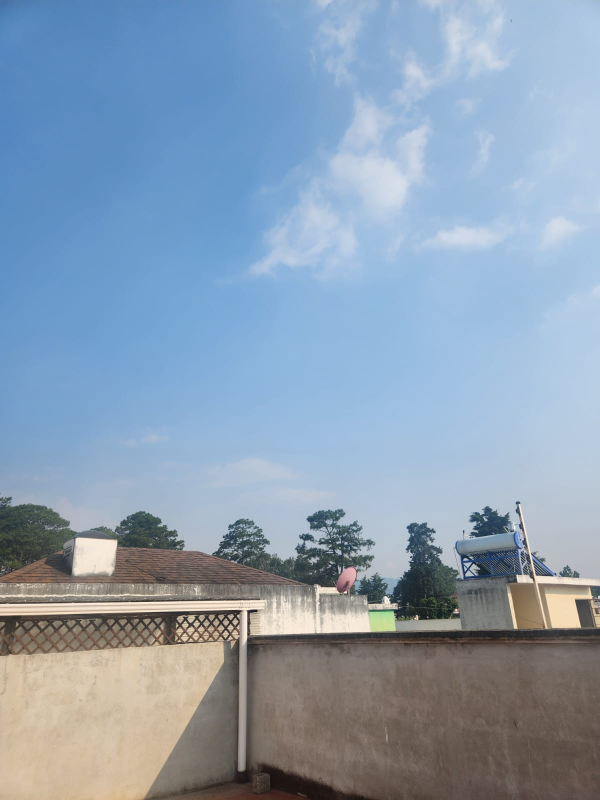
#> input picture assets/roof/roof1.jpg, 1200 x 1600 px (shown at 1/2 size); its folder holds only this picture in this run
$ jupyter execute --allow-errors panoramicImages.ipynb
#> lines starting #> are read from the running program, lines starting #| are printed output that depends on the picture
# Proyecto 3 - Visión por Computadora
## Integrantes:
- Mario Guerra - Carné: 21008
- Javier Alvarado - Carné: 21188
- Emilio Solano - Carné: 21212

### Inciso 1. Elección de imagen base.

[cell 1]
import cv2
import glob
import matplotlib.pyplot as plt

# Cargar imágenes
images = sorted(glob.glob("assets/roof/*.jpg"))
base_idx = len(images) // 2
image_base = cv2.imread(images[base_idx])
#> image_base is the input picture: shape (1600, 1200, 3); mean B, G, R 179, 158.6, 139.2
image_base_rgb = cv2.cvtColor(image_base, cv2.COLOR_BGR2RGB)

# Mostrar imagen base
plt.imshow(image_base_rgb)
plt.title(f"Imagen base: {images[base_idx]}")
plt.axis('off')
plt.show()

### Inciso 2. Detección de correspondencias y cálculo de homografías.

[cell 2]
import numpy as np

# [17 lines left out: function matching_pairs, not called in this run]

[cell 3]
# [63 lines left out: function matching_pairs_ransac, not called in this run]

[cell 4]
# Comparar imagen base con su vecina siguiente
img1 = cv2.imread(images[base_idx])
#> (the rest of this cell did not finish here and is left out)

### Inciso 3. Warping

[cell 5]
import numpy as np

paths = sorted(glob.glob("assets/roof/*.jpg"))
imgs = [cv2.imread(p) for p in paths]
#> imgs = 1 item
b = len(imgs)//2
#> b = 0

Hs = []
for i in range(len(imgs)-1):
    H,_,_,_,_ = matching_pairs(imgs[i], imgs[i+1])
    Hs.append(H)
#> this loop made 0 passes
#> after the loop, Hs = []

G = [None]*len(imgs)
#> G = 1 item
G[b] = np.eye(3, dtype=np.float64)

# para i < b
for i in range(b-1, -1, -1):
    G[i] = Hs[i] @ G[i+1]
#> after the loop, G = [[[1, 0, 0], [0, 1, 0], [0, 0, 1]]]

# para i > b
for i in range(b+1, len(imgs)):
    G[i] = np.linalg.inv(Hs[i-1]) @ G[i-1]

corners = np.array([[0,0],[0,1],[1,1],[1,0]], dtype=np.float32)
all_pts = []
for i,im in enumerate(imgs):
    h,w = im.shape[:2]
    pts = np.array([[0,0],[w,0],[w,h],[0,h]], dtype=np.float32).reshape(-1,1,2)
    warped = cv2.perspectiveTransform(pts, G[i])
    all_pts.append(warped)
#> this loop made 1 pass
#> (h, w, warped) on pass 1: (1600, 1200, [[0, 0], [1200, 0], [1200, 1600], [0, 1600]])
#> after the loop, all_pts = [[[0, 0], [1200, 0], [1200, 1600], [0, 1600]]]

all_pts = np.vstack(all_pts)
#> all_pts = [[0, 0], [1200, 0], [1200, 1600], [0, 1600]]
x_min, y_min = all_pts[:,:,0].min(), all_pts[:,:,1].min()
#> x_min = 0; y_min = 0
x_max, y_max = all_pts[:,:,0].max(), all_pts[:,:,1].max()
#> x_max = 1200; y_max = 1600

# tamaño y offsets
W_pano = int(np.ceil(x_max - x_min))
#> W_pano = 1200
H_pano = int(np.ceil(y_max - y_min))
#> H_pano = 1600
dx, dy = -x_min, -y_min
#> dx = 0; dy = 0

pano = np.zeros((H_pano, W_pano, 3), dtype=np.uint8)

for i,im in enumerate(imgs):
    # construir matriz de desplazamiento + homografía
    T = np.array([[1,0,dx],
                  [0,1,dy],
                  [0,0,1]], dtype=np.float64)
    M = T @ G[i]
    cv2.warpPerspective(im, M, (W_pano, H_pano),
                        dst=pano,
                        flags=cv2.INTER_LINEAR,
                        borderMode=cv2.BORDER_TRANSPARENT)
#> this loop made 1 pass
#> M on pass 1: [[1, 0, 0], [0, 1, 0], [0, 0, 1]]


pano_rgb = cv2.cvtColor(pano, cv2.COLOR_BGR2RGB)
plt.figure(figsize=(12,6))
plt.imshow(pano_rgb)
plt.axis('off')
plt.title("Panorama Final")
plt.show()

[cell 6]
import numpy as np

import re, glob

# [4 lines left out: function natural_key, not called in this run]

paths = sorted(glob.glob("assets/CIT/*.jpeg"), key=natural_key)


imgs = [cv2.imread(p) for p in paths]
#> imgs = []
b = len(imgs)//2

Hs = []
for i in range(len(imgs)-1):
    H, kp1, kp2, sel_matches, inlier_mask = matching_pairs_ransac(
        imgs[i], imgs[i+1],
        ratio_thresh=0.7,
        ransac_thresh=3.0,
        grid_size=(4,4),
        max_per_cell=20
    )
    print(f"Par {i}→{i+1}: matches útiles tras celda = {len(sel_matches)}, inliers RANSAC = {inlier_mask.sum()}")
    Hs.append(H)


G = [None]*len(imgs)
#> G = []
#> (the rest of this cell did not finish here and is left out)

### Inciso 4. Blending

[cell 7]
pano_blend = np.zeros((H_pano, W_pano, 3), dtype=np.float32)
accumulator = np.zeros((H_pano, W_pano), dtype=np.float32)  # contar cuántas veces se escribe un píxel

for i, im in enumerate(imgs):
    h, w = im.shape[:2]

    # transformación global con desplazamiento
    T = np.array([[1, 0, dx],
                  [0, 1, dy],
                  [0, 0, 1]], dtype=np.float64)
    M = T @ G[i]

    # imagen de máscara blanca del mismo tamaño que imagen original
    mask = np.ones((h, w), dtype=np.uint8) * 255

    # mapas para la imagen y máscara transformadas
    warped_im = cv2.warpPerspective(im.astype(np.float32), M, (W_pano, H_pano),
                                    flags=cv2.INTER_LINEAR, borderMode=cv2.BORDER_CONSTANT)

    warped_mask = cv2.warpPerspective(mask, M, (W_pano, H_pano),
                                      flags=cv2.INTER_NEAREST, borderMode=cv2.BORDER_CONSTANT)

    # máscara binaria para sumar píxeles válidos
    mask_valid = (warped_mask > 0).astype(np.float32)

    # sumar las imágenes transformadas y acumular cantidad de veces que se suma cada pixel
    for c in range(3):
        pano_blend[:, :, c] += warped_im[:, :, c] * mask_valid

    accumulator += mask_valid
#> accumulator: shape (1600, 1200) float32; every value is 0
#> pano_blend: shape (1600, 1200, 3) float32; every value is 0

# evitar división por cero
accumulator[accumulator == 0] = 1
#> accumulator: shape (1600, 1200) float32; every value is 1

# dividir acumulado por la cantidad de veces que se escribió cada pixel
for c in range(3):
    pano_blend[:, :, c] /= accumulator

pano_blend = np.clip(pano_blend, 0, 255).astype(np.uint8)
#> pano_blend: shape (1600, 1200, 3); every value is 0

pano_blend_rgb = cv2.cvtColor(pano_blend, cv2.COLOR_BGR2RGB)
plt.figure(figsize=(12, 6))
plt.imshow(pano_blend_rgb)
plt.axis('off')
plt.title("Panorama con Blending")
plt.show()

[cell 8]
pano_smooth = cv2.bilateralFilter(pano_blend, d=9, sigmaColor=75, sigmaSpace=75)

# Mostrar panorama suavizado
pano_smooth_rgb = cv2.cvtColor(pano_smooth, cv2.COLOR_BGR2RGB)
plt.figure(figsize=(12, 6))
plt.imshow(pano_smooth_rgb)
plt.axis('off')
plt.title("Panorama con Blending y Suavizado")
plt.show()

[cell 9]
plt.figure(figsize=(20, 8))

plt.subplot(1, 3, 1)
plt.imshow(pano_rgb)
plt.title("Panorama sin Blending")
plt.axis('off')

plt.subplot(1, 3, 2)
plt.imshow(pano_blend_rgb)
plt.title("Panorama con Blending")
plt.axis('off')

plt.subplot(1, 3, 3)
plt.imshow(pano_smooth)
plt.title("Panorama con Blending y suavizado")
plt.axis('off')

plt.suptitle("Comparación de Resultados", fontsize=16)
plt.show()
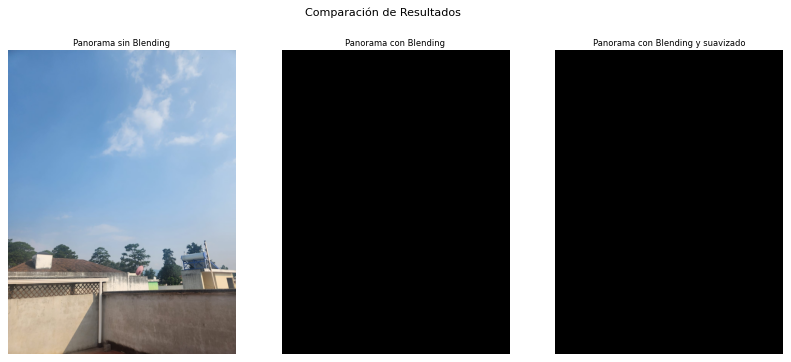
#> figure drawn by matplotlib, 3 panels


$ run again, on assets/roof/roof5.jpg
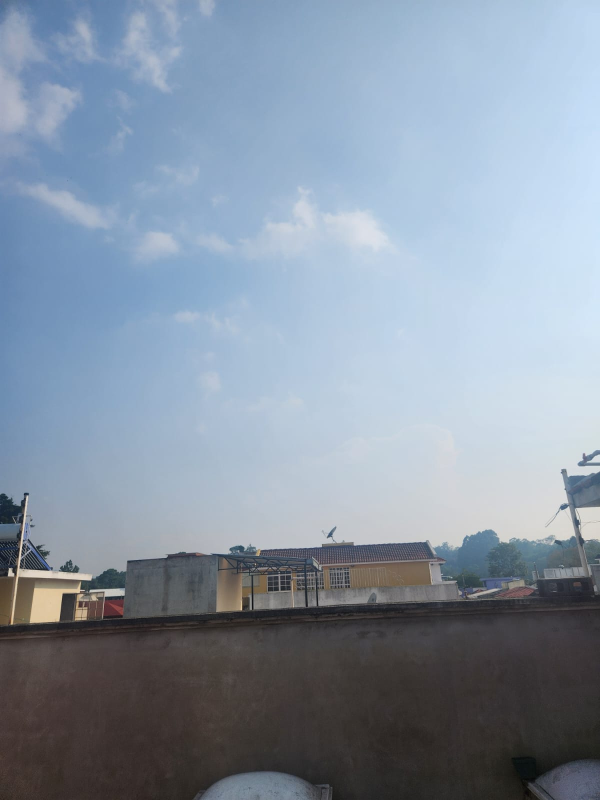
#> input picture assets/roof/roof5.jpg, 1200 x 1600 px (shown at 1/2 size)
#> image_base is the input picture: shape (1600, 1200, 3); mean B, G, R 163.6, 148.3, 135.2
#> `imgs = [cv2.imread(p) for p in paths]`: imgs = 1 item
#> b = 0
#> after the loop `for i in range(len(imgs)-1):`: Hs = []
#> `G = [None]*len(imgs)`: G = 1 item
#> after the loop `for i in range(b-1, -1, -1):`: G = [[[1, 0, 0], [0, 1, 0], [0, 0, 1]]]
#> the loop `for i,im in enumerate(imgs):` made 1 pass
#> (h, w, warped) on pass 1: (1600, 1200, [[0, 0], [1200, 0], [1200, 1600], [0, 1600]])
#> after the loop `for i,im in enumerate(imgs):`: all_pts = [[[0, 0], [1200, 0], [1200, 1600], [0, 1600]]]
#> `all_pts = np.vstack(all_pts)`: all_pts = [[0, 0], [1200, 0], [1200, 1600], [0, 1600]]
#> x_min = 0
#> x_max = 1200; y_max = 1600
#> W_pano = 1200
#> H_pano = 1600
#> dx = 0
#> the loop `for i,im in enumerate(imgs):` made 1 pass
#> M on pass 1: [[1, 0, 0], [0, 1, 0], [0, 0, 1]]
#> `imgs = [cv2.imread(p) for p in paths]`: imgs = []
#> `plt.show()`:
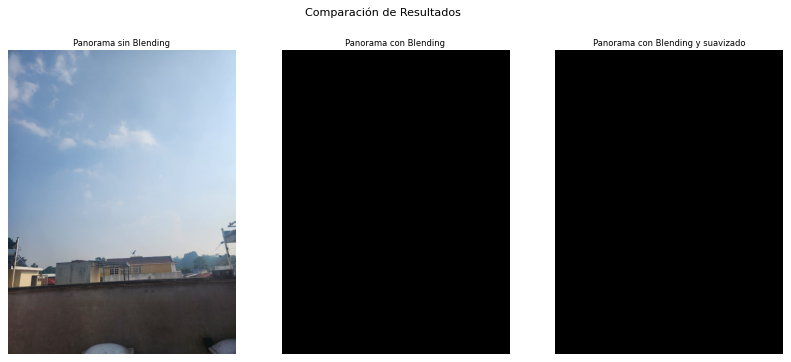
#> figure drawn by matplotlib, 3 panels

$ run again, on assets/roof/roof6.jpg
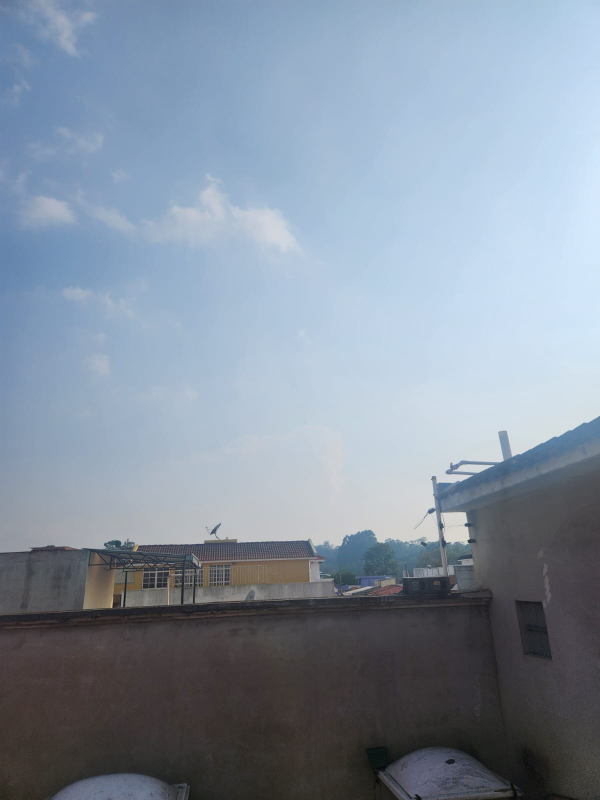
#> input picture assets/roof/roof6.jpg, 1200 x 1600 px (shown at 1/2 size)
#> image_base is the input picture: shape (1600, 1200, 3); mean B, G, R 159.4, 144.8, 132.4
#> `imgs = [cv2.imread(p) for p in paths]`: imgs = 1 item
#> b = 0
#> after the loop `for i in range(len(imgs)-1):`: Hs = []
#> `G = [None]*len(imgs)`: G = 1 item
#> after the loop `for i in range(b-1, -1, -1):`: G = [[[1, 0, 0], [0, 1, 0], [0, 0, 1]]]
#> the loop `for i,im in enumerate(imgs):` made 1 pass
#> (h, w, warped) on pass 1: (1600, 1200, [[0, 0], [1200, 0], [1200, 1600], [0, 1600]])
#> after the loop `for i,im in enumerate(imgs):`: all_pts = [[[0, 0], [1200, 0], [1200, 1600], [0, 1600]]]
#> `all_pts = np.vstack(all_pts)`: all_pts = [[0, 0], [1200, 0], [1200, 1600], [0, 1600]]
#> x_min = 0
#> x_max = 1200; y_max = 1600
#> W_pano = 1200
#> H_pano = 1600
#> dx = 0
#> the loop `for i,im in enumerate(imgs):` made 1 pass
#> M on pass 1: [[1, 0, 0], [0, 1, 0], [0, 0, 1]]
#> `imgs = [cv2.imread(p) for p in paths]`: imgs = []
#> `plt.show()`:
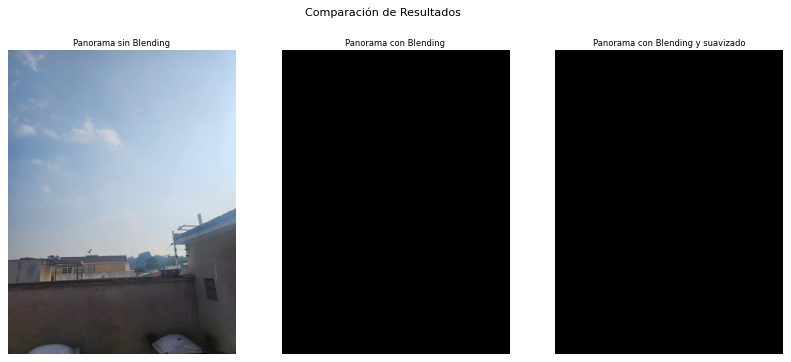
#> figure drawn by matplotlib, 3 panels

$ run again, on assets/roof/roof2.jpg
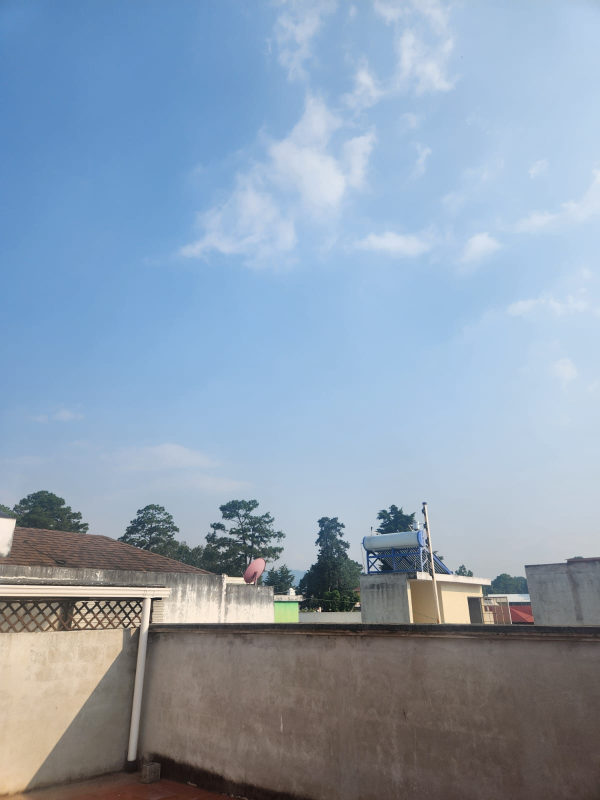
#> input picture assets/roof/roof2.jpg, 1200 x 1600 px (shown at 1/2 size)
#> image_base is the input picture: shape (1600, 1200, 3); mean B, G, R 178.3, 159.1, 141.5
#> `imgs = [cv2.imread(p) for p in paths]`: imgs = 1 item
#> b = 0
#> after the loop `for i in range(len(imgs)-1):`: Hs = []
#> `G = [None]*len(imgs)`: G = 1 item
#> after the loop `for i in range(b-1, -1, -1):`: G = [[[1, 0, 0], [0, 1, 0], [0, 0, 1]]]
#> the loop `for i,im in enumerate(imgs):` made 1 pass
#> (h, w, warped) on pass 1: (1600, 1200, [[0, 0], [1200, 0], [1200, 1600], [0, 1600]])
#> after the loop `for i,im in enumerate(imgs):`: all_pts = [[[0, 0], [1200, 0], [1200, 1600], [0, 1600]]]
#> `all_pts = np.vstack(all_pts)`: all_pts = [[0, 0], [1200, 0], [1200, 1600], [0, 1600]]
#> x_min = 0
#> x_max = 1200; y_max = 1600
#> W_pano = 1200
#> H_pano = 1600
#> dx = 0
#> the loop `for i,im in enumerate(imgs):` made 1 pass
#> M on pass 1: [[1, 0, 0], [0, 1, 0], [0, 0, 1]]
#> `imgs = [cv2.imread(p) for p in paths]`: imgs = []
#> `plt.show()`:
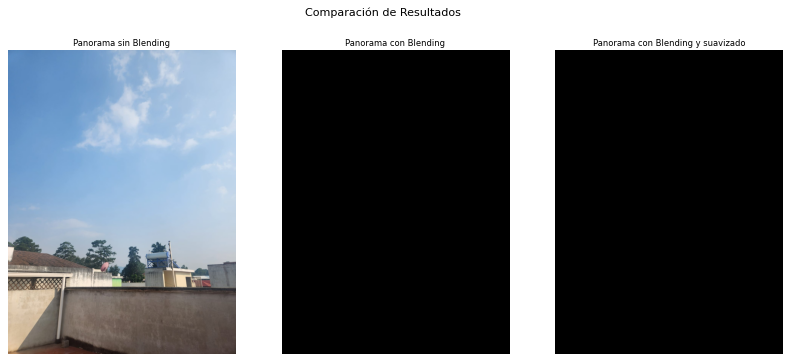
#> figure drawn by matplotlib, 3 panels

$ run again, on assets/roof/roof3.jpg
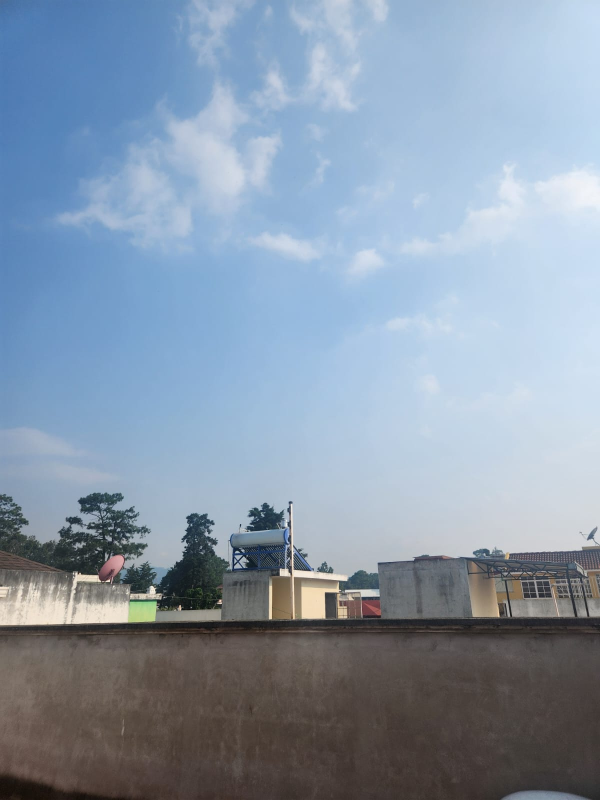
#> input picture assets/roof/roof3.jpg, 1200 x 1600 px (shown at 1/2 size)
#> image_base is the input picture: shape (1600, 1200, 3); mean B, G, R 170.1, 152.2, 136.2
#> `imgs = [cv2.imread(p) for p in paths]`: imgs = 1 item
#> b = 0
#> after the loop `for i in range(len(imgs)-1):`: Hs = []
#> `G = [None]*len(imgs)`: G = 1 item
#> after the loop `for i in range(b-1, -1, -1):`: G = [[[1, 0, 0], [0, 1, 0], [0, 0, 1]]]
#> the loop `for i,im in enumerate(imgs):` made 1 pass
#> (h, w, warped) on pass 1: (1600, 1200, [[0, 0], [1200, 0], [1200, 1600], [0, 1600]])
#> after the loop `for i,im in enumerate(imgs):`: all_pts = [[[0, 0], [1200, 0], [1200, 1600], [0, 1600]]]
#> `all_pts = np.vstack(all_pts)`: all_pts = [[0, 0], [1200, 0], [1200, 1600], [0, 1600]]
#> x_min = 0
#> x_max = 1200; y_max = 1600
#> W_pano = 1200
#> H_pano = 1600
#> dx = 0
#> the loop `for i,im in enumerate(imgs):` made 1 pass
#> M on pass 1: [[1, 0, 0], [0, 1, 0], [0, 0, 1]]
#> `imgs = [cv2.imread(p) for p in paths]`: imgs = []
#> `plt.show()`:
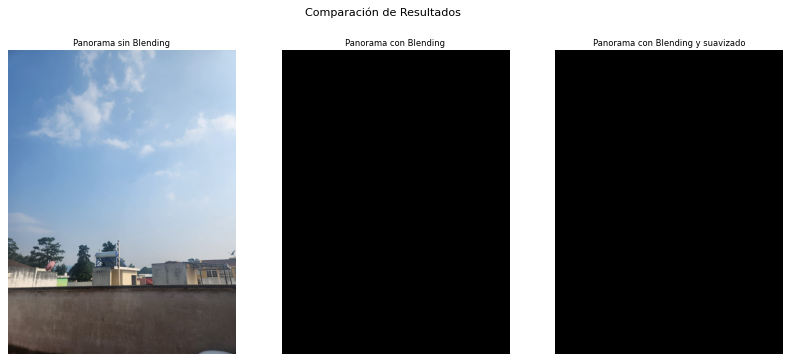
#> figure drawn by matplotlib, 3 panels
